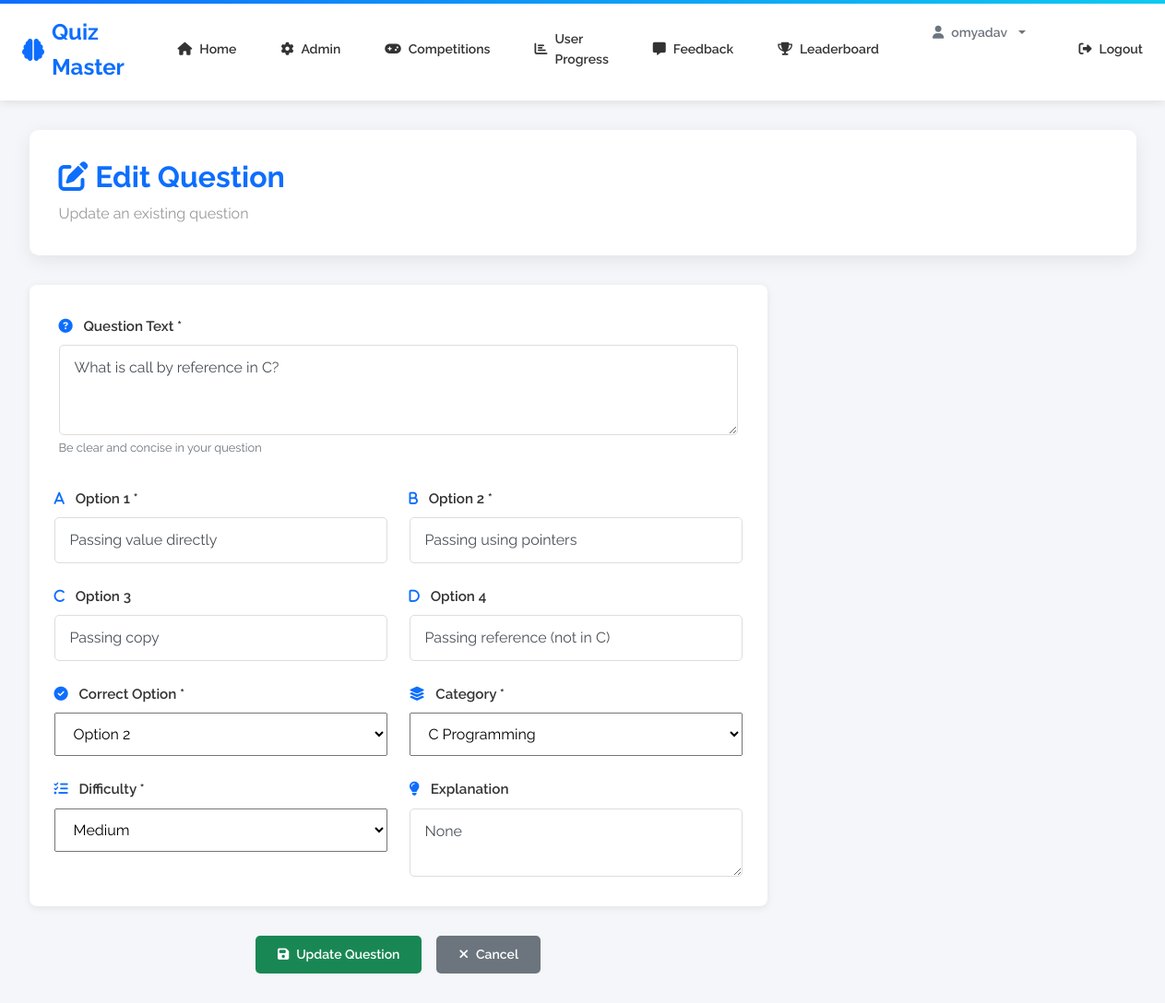
/admin/question/edit/151 (signed in), run on the app's committed database.
### app/models.py (models this page shows, shortened)
class User(UserMixin, db.Model):
    id = db.Column(db.Integer, primary_key=True)
    username = db.Column(db.String(80), unique=True, nullable=False)
    email = db.Column(db.String(120), unique=True, nullable=True)
    password_hash = db.Column(db.String(128), nullable=False)
    role = db.Column(db.String(20), default=Role.USER)
    attempts = db.relationship('Attempt', backref='user', lazy=True)
    def is_admin(self):
        return self.role == Role.ADMIN

class Question(db.Model):
    id = db.Column(db.Integer, primary_key=True)
    text = db.Column(db.Text, nullable=False)
    option1 = db.Column(db.String(255), nullable=True)
    option2 = db.Column(db.String(255), nullable=True)
    option3 = db.Column(db.String(255), nullable=True)
    option4 = db.Column(db.String(255), nullable=True)
    correct_option = db.Column(db.Integer, nullable=False)  # 1..4
    explanation = db.Column(db.Text, nullable=True)
    category_id = db.Column(db.Integer, db.ForeignKey('category.id'), nullable=True)
    difficulty = db.Column(db.String(20), nullable=True)   # 'Easy','Medium','Hard'

class Category(db.Model):
    id = db.Column(db.Integer, primary_key=True)
    name = db.Column(db.String(80), unique=True, nullable=False)
    questions = db.relationship('Question', backref='category', lazy=True)

### app/admin/routes.py (the view, shortened to what this page needs)
@admin_bp.route('/question/edit/<int:q_id>', methods=['GET','POST'])
@login_required
@admin_required
def edit_question(q_id):
    q = Question.query.get_or_404(q_id)
    cats = Category.query.order_by(Category.name).all()
    return render_template('admin/question_form.html', categories=cats, question=q)

### app/admin/routes.py (called while the page is built)
def admin_required(f):
    from functools import wraps
    @wraps(f)
    def wrapper(*args, **kwargs):
        if not current_user.is_authenticated or not current_user.is_admin():
            flash('Admin access required', 'danger')
            return redirect(url_for('auth.login'))
        return f(*args, **kwargs)
    return wrapper

### app/models.py (called while the page is built)
@login_manager.user_loader
def load_user(user_id):
    return User.query.get(int(user_id))

### app/templates/admin/question_form.html (shortened to what this page needs)
{% extends 'base.html' %}
{% block content %}
<div class="admin-container">
  <div class="admin-wrapper">
    <div class="admin-header">
      <h1>
        {% if question %}
          <i class="fas fa-edit"></i> Edit Question
        {% else %}
          <i class="fas fa-plus"></i> Add New Question
        {% endif %}
      </h1>
      <p>{% if question %}Update an existing question{% else %}Create a new quiz question{% endif %}</p>
    </div>
    <form method="post" class="question-form">
      <div class="form-card">
        <div class="form-section">
          <label class="form-label"><i class="fas fa-question-circle"></i> Question Text *</label>
          <textarea name="text" class="form-control form-control-lg" rows="3" placeholder="Enter the question text" required>{{ question.text if question else '' }}</textarea>
          <small class="form-text text-muted">Be clear and concise in your question</small>
        </div>
        <div class="form-row">
          <div class="form-col">
            <label class="form-label"><i class="fas fa-a"></i> Option 1 *</label>
            <input name="option1" class="form-control form-control-lg" placeholder="First option" value="{{ question.option1 if question else '' }}" required>
          </div>
          <div class="form-col">
            <label class="form-label"><i class="fas fa-b"></i> Option 2 *</label>
            <input name="option2" class="form-control form-control-lg" placeholder="Second option" value="{{ question.option2 if question else '' }}" required>
          </div>
        </div>
        <div class="form-row">
          <div class="form-col">
            <label class="form-label"><i class="fas fa-c"></i> Option 3</label>
            <input name="option3" class="form-control form-control-lg" placeholder="Third option (optional)" value="{{ question.option3 if question else '' }}">
          </div>
          <div class="form-col">
            <label class="form-label"><i class="fas fa-d"></i> Option 4</label>
            <input name="option4" class="form-control form-control-lg" placeholder="Fourth option (optional)" value="{{ question.option4 if question else '' }}">
          </div>
        </div>
        <div class="form-row">
          <div class="form-col">
            <label class="form-label"><i class="fas fa-check-circle"></i> Correct Option *</label>
            <select name="correct_option" class="form-select form-select-lg" aria-label="Correct option" title="Correct option" required>
              <option value="2" {% if question and question.correct_option==2 %}selected{% endif %}>Option 2</option>
            </select>
          </div>
          <div class="form-col">
            <label class="form-label"><i class="fas fa-layer-group"></i> Category *</label>
            <select name="category" class="form-select form-select-lg" aria-label="Category" title="Category" required>
              {% for c in categories %}
                <option value="{{ c.id }}" {% if question and question.category_id==c.id %}selected{% endif %}>{{ c.name }}</option>
              {% endfor %}
            </select>
          </div>
        </div>
        <div class="form-row">
          <div class="form-col">
            <label class="form-label"><i class="fas fa-tasks"></i> Difficulty *</label>
            <select name="difficulty" class="form-select form-select-lg" aria-label="Difficulty" title="Difficulty" required>
              <option value="Medium" {% if question and question.difficulty=='Medium' %}selected{% endif %}>
                <span class="badge badge-warning">Medium</span>
              </option>
            </select>
          </div>
          <div class="form-col">
            <label class="form-label"><i class="fas fa-lightbulb"></i> Explanation</label>
            <textarea name="explanation" class="form-control form-control-lg" rows="2" placeholder="Explanation for the answer (optional)">{{ question.explanation if question else '' }}</textarea>
          </div>
        </div>
      </div>
      <div class="form-actions">
        <button class="btn btn-success btn-lg" type="submit">
          <i class="fas fa-save"></i> {% if question %}Update Question{% else %}Save Question{% endif %}
        </button>
        <a class="btn btn-secondary btn-lg" href="{{ url_for('admin.index') }}">
          <i class="fas fa-times"></i> Cancel
        </a>
      </div>
    </form>
  </div>
</div>
{% endblock %}

### app/templates/base.html (shortened to what this page needs)
<!doctype html>
<html lang="en">
    <head>
        <link rel="stylesheet" href="https://maxcdn.bootstrapcdn.com/bootstrap/4.0.0/css/bootstrap.min.css">
        <link rel="stylesheet" href="https://cdnjs.cloudflare.com/ajax/libs/font-awesome/6.0.0/css/all.min.css">
        <link rel="stylesheet" href="{{ url_for('static', filename='css/professional.css') }}">
        <link rel="stylesheet" href="{{ url_for('static', filename='css/custom.css') }}">
        <link rel="stylesheet" href="{{ url_for('static', filename='css/leaderboard_vertical.css') }}">
    </head>
    <body>
    <nav>
        <div class="nav-brand">
            <i class="fas fa-brain"></i> Quiz Master
        </div>
        <div class="nav-links">
            <a href="{{ url_for('home') }}"><i class="fas fa-home"></i> Home</a>
            {%- if not current_user.is_authenticated -%}
            <a href="{{ url_for('auth.login') }}"><i class="fas fa-sign-in-alt"></i> Login</a>
            <a href="{{ url_for('auth.register') }}"><i class="fas fa-user-plus"></i> Register</a>
            <a href="{{ url_for('auth.admin_login') }}"><i class="fas fa-user-shield"></i> Admin Login</a>
            {%- else -%}
                {%- if current_user.is_admin() -%}
                <a href="{{ url_for('admin.index') }}"><i class="fas fa-cog"></i> Admin</a>
                <a href="{{ url_for('admin.competitions_view') }}"><i class="fas fa-gamepad"></i> Competitions</a>
                <a href="{{ url_for('admin.user_progress') }}"><i class="fas fa-chart-bar"></i> User Progress</a>
                <a href="{{ url_for('admin.feedback') }}"><i class="fas fa-comment-alt"></i> Feedback</a>
                <a href="{{ url_for('quiz.leaderboard') }}"><i class="fas fa-trophy"></i> Leaderboard</a>
                {%- endif -%}
            <div class="dropdown" style="display: inline-block; margin: 0 10px;">
                <button class="btn btn-sm btn-outline-secondary dropdown-toggle" type="button" id="profileDropdown" data-toggle="dropdown" aria-haspopup="true" aria-expanded="false">
                    <i class="fas fa-user"></i> {{ current_user.username }}
                </button>
            </div>
            <a href="{{ url_for('auth.logout') }}"><i class="fas fa-sign-out-alt"></i> Logout</a>
            {%- endif -%}
        </div>
    </nav>
    {% block content %}{% endblock %}
    </body>
</html>

### app/static/css/professional.css (style rules this page uses)
:root { --primary-color: #0d6efd; --secondary-color: #6c757d; --success-color: #198754; --danger-color: #dc3545; --warning-color: #ffc107; --light-color: #f8f9fa; --dark-color: #212529; }
* { margin: 0; padding: 0; box-sizing: border-box; }
body { font-family: 'Raleway', 'Segoe UI', sans-serif; background-color: #f4f6f9; color: #444; line-height: 1.6; }
nav { background: #fff; box-shadow: 0 2px 10px rgba(0, 0, 0, 0.1); padding: 0 !important; position: sticky; top: 0; z-index: 100; display: flex !important; justify-content: space-between !important; align-items: center !important; }
nav::before { content: ''; position: absolute; top: 0; left: 0; right: 0; height: 4px; background: linear-gradient(to right, #0d6efd, #0dcaf0); }
.nav-brand { font-size: 24px; font-weight: 700; color: #0d6efd; display: flex; align-items: center; gap: 0.5rem; margin: 0 !important; padding: 1rem 1.5rem !important; }
.nav-links { list-style: none !important; display: flex !important; gap: 0 !important; margin: 0 !important; padding: 0 !important; }
.nav-links { display: flex !important; gap: 0 !important; margin: 0 !important; padding: 0 !important; }
.nav-links a { display: flex; align-items: center; gap: 0.5rem; padding: 1rem 1.5rem !important; text-decoration: none !important; color: #333 !important; font-weight: 600; font-size: 14px; transition: all 0.3s ease; border-bottom: 3px solid transparent; }
.btn { padding: 10px 24px !important; border-radius: 5px !important; font-weight: 600 !important; border: none !important; transition: all 0.3s ease !important; font-size: 14px; display: inline-flex; align-items: center; gap: 0.5rem; }
.btn-secondary { background: #6c757d !important; color: white !important; }
.btn-success { background: #198754 !important; color: white !important; }
.form-label { font-weight: 600; color: #333; font-size: 0.95rem; margin-bottom: 0.7rem; }
.form-control { border: 1px solid #ddd; border-radius: 5px; padding: 0.75rem 1rem; font-size: 0.95rem; transition: all 0.3s ease; }
.form-control-lg { padding: 0.875rem 1.25rem; font-size: 1rem; }
.admin-container { min-height: calc(100vh - 70px); background-color: #f4f6f9; padding: 2rem 1rem; display: flex; align-items: flex-start; justify-content: center; }
.admin-wrapper { width: 100%; max-width: 1200px; }
.admin-header { background: white; border-radius: 10px; padding: 2rem; margin-bottom: 2rem; box-shadow: 0 5px 20px rgba(0, 0, 0, 0.08); }
.admin-header h1 { color: #0d6efd; font-size: 2rem; font-weight: 700; margin: 0; }
.admin-header p { color: #999; margin: 0.5rem 0 0 0; }
body { overflow-x: hidden; }

### app/templates/admin/question_form.html (style rules this page uses)
.question-form { max-width: 800px; }
.form-card { background-color: white; border-radius: 8px; padding: 2rem; box-shadow: 0 2px 8px rgba(0, 0, 0, 0.08); margin-bottom: 2rem; }
.form-section { margin-bottom: 2rem; }
.form-row { display: grid; grid-template-columns: 1fr 1fr; gap: 1.5rem; margin-bottom: 1.5rem; }
.form-row:last-child { margin-bottom: 0; }
.form-col { display: flex; flex-direction: column; }
.form-label { font-weight: 600; margin-bottom: 0.5rem; color: #333; font-size: 0.95rem; }
.form-label i { margin-right: 0.5rem; color: #0d6efd; }
.form-control-lg, .form-select-lg { padding: 0.75rem 1rem; font-size: 1rem; }
.form-actions { display: flex; gap: 1rem; justify-content: center; }
.btn-lg { padding: 0.75rem 2rem; font-weight: 600; }

### data on the page
User: username "omyadav"
Question: text "What is call by reference in C?", option1 "Passing value directly", option2 "Passing using pointers", option3 "Passing copy", option4 "Passing reference (not in C)", correct_option "Option 2", category "C Programming", difficulty "Medium", explanation "None"
